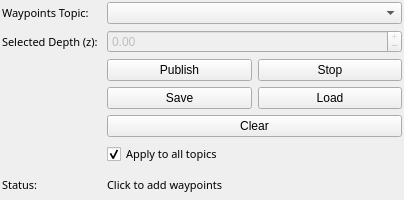
<?xml version="1.0" encoding="UTF-8"?>
<ui version="4.0">

  <!--
  @file coug_waypoints_config.ui
  @brief UI for the CougWaypointsPlugin.
  @author Nelson Durrant
  @date Jan 2026
  -->

  <class>coug_waypoints_config</class>
  <widget class="QWidget" name="coug_waypoints_config">
    <property name="geometry">
      <rect>
        <x>0</x>
        <y>0</y>
        <width>404</width>
        <height>200</height>
      </rect>
    </property>

    <property name="windowTitle">
      <string>Form</string>
    </property>
    <property name="styleSheet">
      <string notr="true"/>
    </property>
    <layout class="QGridLayout" name="gridLayout">
      <property name="leftMargin">
        <number>2</number>
      </property>
      <property name="topMargin">
        <number>2</number>
      </property>
      <property name="rightMargin">
        <number>2</number>
      </property>
      <property name="bottomMargin">
        <number>2</number>
      </property>
      <property name="verticalSpacing">
        <number>6</number>
      </property>

      <!-- Row 0: Waypoints Topic Selection -->
      <item row="0" column="0">
        <widget class="QLabel" name="label_topic">
          <property name="font">
            <font>
              <family>Sans Serif</family>
              <pointsize>8</pointsize>
            </font>
          </property>
          <property name="text">
            <string>Waypoints Topic:</string>
          </property>
        </widget>
      </item>
      <item row="0" column="1" colspan="3">
        <widget class="QComboBox" name="topic_selector">
          <property name="editable">
            <bool>false</bool>
          </property>
        </widget>
      </item>

      <!-- Row 1: Selected Depth -->
      <item row="1" column="0">
        <widget class="QLabel" name="label_selected">
          <property name="font">
            <font>
              <family>Sans Serif</family>
              <pointsize>8</pointsize>
            </font>
          </property>
          <property name="text">
            <string>Selected Depth (z):</string>
          </property>
        </widget>
      </item>
      <item row="1" column="1" colspan="3">
        <widget class="QDoubleSpinBox" name="depth_editor">
          <property name="enabled">
            <bool>false</bool>
          </property>
          <property name="decimals">
            <number>2</number>
          </property>
          <property name="minimum">
            <double>-9999.990000000000009</double>
          </property>
          <property name="maximum">
            <double>0.0</double>
          </property>
          <property name="buttonSymbols">
            <enum>QAbstractSpinBox::PlusMinus</enum>
          </property>
        </widget>
      </item>

      <!-- Row 2: Publish / Stop -->
      <item row="2" column="1" colspan="3">
        <layout class="QHBoxLayout" name="horizontalLayout_pub_stop">
          <item>
            <widget class="QPushButton" name="publish">
              <property name="text">
                <string>Publish</string>
              </property>
            </widget>
          </item>
          <item>
            <widget class="QPushButton" name="stop">
              <property name="text">
                <string>Stop</string>
              </property>
            </widget>
          </item>
        </layout>
      </item>

      <!-- Row 3: Save / Load -->
      <item row="3" column="1" colspan="3">
        <layout class="QHBoxLayout" name="horizontalLayout_file">
          <item>
            <widget class="QPushButton" name="save">
              <property name="text">
                <string>Save</string>
              </property>
            </widget>
          </item>
          <item>
            <widget class="QPushButton" name="load">
              <property name="text">
                <string>Load</string>
              </property>
            </widget>
          </item>
        </layout>
      </item>

      <!-- Row 4: Clear -->
      <item row="4" column="1" colspan="3">
        <widget class="QPushButton" name="clear">
          <property name="text">
            <string>Clear</string>
          </property>
        </widget>
      </item>

      <!-- Row 5: Checkbox -->
      <item row="5" column="1" colspan="3">
        <widget class="QCheckBox" name="apply_all">
          <property name="font">
            <font>
              <family>Sans Serif</family>
              <pointsize>8</pointsize>
            </font>
          </property>
          <property name="text">
            <string>Apply to all topics</string>
          </property>
          <property name="checked">
            <bool>true</bool>
          </property>
        </widget>
      </item>

      <!-- Row 6: Status -->
      <item row="6" column="0">
        <widget class="QLabel" name="label_2">
          <property name="font">
            <font>
              <family>Sans Serif</family>
              <pointsize>8</pointsize>
            </font>
          </property>
          <property name="text">
            <string>Status:</string>
          </property>
        </widget>
      </item>
      <item row="6" column="1" colspan="3">
        <widget class="QLabel" name="status">
          <property name="font">
            <font>
              <family>Sans Serif</family>
              <pointsize>8</pointsize>
            </font>
          </property>
          <property name="styleSheet">
            <string notr="true"/>
          </property>
          <property name="text">
            <string>Click to add waypoints</string>
          </property>
          <property name="wordWrap">
            <bool>true</bool>
          </property>
          <property name="alignment">
            <set>Qt::AlignLeading|Qt::AlignLeft|Qt::AlignVCenter</set>
          </property>
        </widget>
      </item>

    </layout>
  </widget>

  <resources/>
  <connections/>
</ui>
